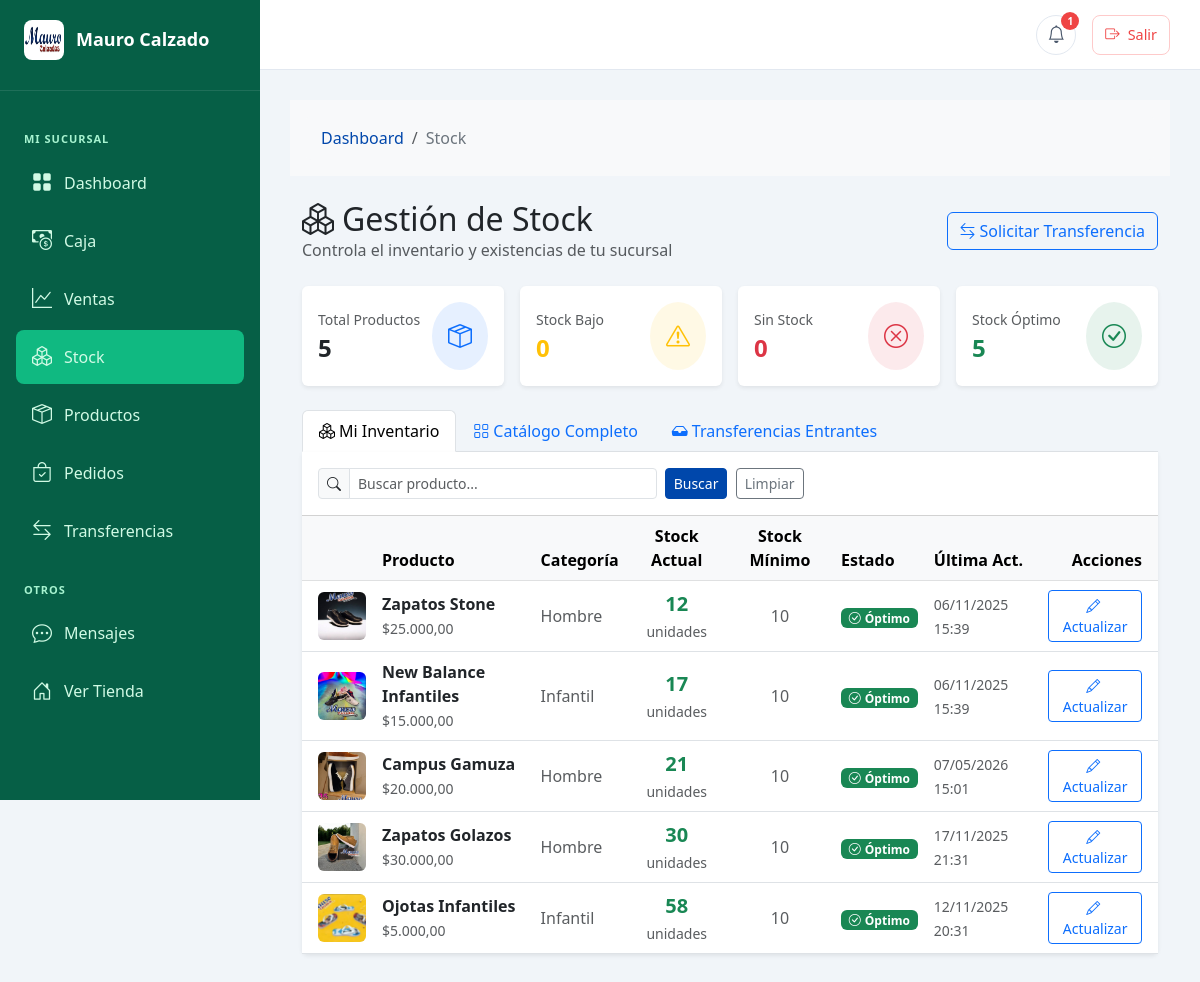
Page /gerente/stock.php?estado=optimo (signed in) on the committed database.
### tables this page shows
CREATE TABLE `stock_sucursal` (
  `id` int(11) NOT NULL,
  `producto_id` int(11) NOT NULL,
  `sucursal_id` int(11) NOT NULL,
  `cantidad` int(11) NOT NULL DEFAULT 0,
  `cantidad_minima` int(11) DEFAULT 10 COMMENT 'Alerta cuando stock < cantidad_minima',
  `ultima_actualizacion` timestamp NOT NULL DEFAULT current_timestamp() ON UPDATE current_timestamp()
);

CREATE TABLE `productos` (
  `id` int(11) NOT NULL,
  `categoria_id` int(11) NOT NULL,
  `nombre` varchar(200) NOT NULL,
  `descripcion` text DEFAULT NULL,
  `precio` decimal(10,2) NOT NULL,
  `en_promocion` tinyint(1) DEFAULT 0,
  `descuento_porcentaje` int(11) DEFAULT 0,
  `stock` int(11) DEFAULT 0,
  `colores` text DEFAULT NULL COMMENT 'Stock por color en formato JSON: {"color":cantidad}',
  `talles` varchar(255) DEFAULT NULL,
  `imagen` varchar(255) DEFAULT NULL,
  `imagenes_adicionales` text DEFAULT NULL,
  `marca` varchar(100) DEFAULT NULL,
  `material` varchar(100) DEFAULT NULL,
  `genero` enum('mujer','hombre','unisex','infantil') DEFAULT NULL,
  `destacado` tinyint(1) DEFAULT 0,
  `vistas` int(11) DEFAULT 0,
  `ventas` int(11) DEFAULT 0,
  `fecha_creacion` datetime DEFAULT current_timestamp(),
  `fecha_actualizacion` datetime DEFAULT current_timestamp() ON UPDATE current_timestamp(),
  `activo` tinyint(1) DEFAULT 1
);

CREATE TABLE `categorias` (
  `id` int(11) NOT NULL,
  `nombre` varchar(50) NOT NULL,
  `slug` varchar(50) NOT NULL,
  `descripcion` text DEFAULT NULL,
  `imagen` varchar(255) DEFAULT NULL,
  `activo` tinyint(1) DEFAULT 1,
  `orden` int(11) DEFAULT 0
);

### includes/config.php (called while the page is built, shortened)
<?php
function limpiarDato($data) {
    return trim($data);
}
function estaLogueado() {
    return isset($_SESSION['usuario_id']) && !empty($_SESSION['usuario_id']);
}
function obtenerRol() {
    if (estaLogueado() && isset($_SESSION['rol_id'])) {
        return (int)$_SESSION['rol_id'];
    }
    return null;
}
function esGerente() {
    return obtenerRol() === ROL_GERENTE;
}
function obtenerSucursalGerente() {
    if (esGerente() && isset($_SESSION['sucursal_id'])) {
        return (int)$_SESSION['sucursal_id'];
    }
    return null;
}
?>

### gerente/stock.php (the view, shortened to what this page needs)
<?php
require_once '../includes/config.php';
require_once '../includes/verificar-gerente.php';
$sucursal_id   = obtenerSucursalGerente();
$stmt = mysqli_prepare($conn,
    "SELECT
        COUNT(*)                                              AS total_productos,
        SUM(CASE WHEN ss.cantidad = 0 THEN 1 ELSE 0 END)    AS sin_stock,
        SUM(CASE WHEN ss.cantidad > 0 AND ss.cantidad <= ss.cantidad_minima THEN 1 ELSE 0 END) AS stock_bajo,
        SUM(CASE WHEN ss.cantidad > ss.cantidad_minima THEN 1 ELSE 0 END) AS stock_optimo
     FROM stock_sucursal ss
     INNER JOIN productos p ON ss.producto_id = p.id
     WHERE ss.sucursal_id = ? AND p.activo = 1");
mysqli_stmt_bind_param($stmt, "i", $sucursal_id);
mysqli_stmt_execute($stmt);
$res = mysqli_stmt_get_result($stmt);
$kpi = mysqli_fetch_assoc($res);
$total_productos = $kpi['total_productos'] ?? 0;
$sin_stock       = $kpi['sin_stock']       ?? 0;
$stock_bajo_qty  = $kpi['stock_bajo']      ?? 0;
$stock_optimo    = $kpi['stock_optimo']    ?? 0;
$busqueda   = isset($_GET['busqueda'])  ? limpiarDato($_GET['busqueda'])  : '';
$filtro_estado = isset($_GET['estado']) ? limpiarDato($_GET['estado'])    : '';
$where_extra  = '';
$params_types = "i";
$params       = [$sucursal_id];
if ($filtro_estado === 'sin_stock') {
    $where_extra .= " AND ss.cantidad = 0";
} elseif ($filtro_estado === 'stock_bajo') {
    $where_extra .= " AND ss.cantidad > 0 AND ss.cantidad <= ss.cantidad_minima";
} elseif ($filtro_estado === 'optimo') {
    $where_extra .= " AND ss.cantidad > ss.cantidad_minima";
}
$page  = max(1, (int)($_GET['page'] ?? 1));
$limit = 25;
$offset = ($page - 1) * $limit;
$sql_inv = "SELECT ss.id, ss.producto_id, ss.cantidad, ss.cantidad_minima, ss.ultima_actualizacion,
                   p.nombre, p.imagen, p.precio, p.categoria_id,
                   c.nombre AS categoria_nombre
            FROM stock_sucursal ss
            INNER JOIN productos p ON ss.producto_id = p.id
            LEFT JOIN categorias c ON p.categoria_id = c.id
            WHERE ss.sucursal_id = ? AND p.activo = 1" . $where_extra . "
            ORDER BY ss.cantidad ASC, p.nombre ASC
            LIMIT ? OFFSET ?";
$params_pag   = array_merge($params, [$limit, $offset]);
$params_types_pag = $params_types . "ii";
$stmt = mysqli_prepare($conn, $sql_inv);
mysqli_stmt_bind_param($stmt, $params_types_pag, ...$params_pag);
mysqli_stmt_execute($stmt);
$productos_stock = [];
$res = mysqli_stmt_get_result($stmt);
while ($row = mysqli_fetch_assoc($res)) {
    $productos_stock[] = $row;
}
$busqueda_cat = isset($_GET['busqueda_cat']) ? limpiarDato($_GET['busqueda_cat']) : '';
include('includes/header-gerente.php');
?>
<nav aria-label="breadcrumb" class="bg-light p-3 mb-4">
    <ol class="breadcrumb mb-0">
        <li class="breadcrumb-item"><a href="dashboard.php">Dashboard</a></li>
        <li class="breadcrumb-item active">Stock</li>
    </ol>
</nav>
<div class="container-fluid">
    <div class="row mb-4 align-items-center">
        <div class="col">
            <h2 class="mb-0"><i class="bi bi-boxes me-2"></i>Gestión de Stock</h2>
            <p class="text-muted mb-0">Controla el inventario y existencias de tu sucursal</p>
        </div>
        <div class="col-auto">
            <a href="transferencias.php" class="btn btn-outline-primary">
                <i class="bi bi-arrow-left-right me-1"></i>Solicitar Transferencia
            </a>
        </div>
    </div>
    <div class="row g-3 mb-4">
        <div class="col-md-3">
            <a href="stock.php" class="text-decoration-none">
                <div class="card border-0 shadow-sm <?php echo $filtro_estado === '' ? 'border-primary border-2' : ''; ?>">
                    <div class="card-body">
                        <div class="d-flex justify-content-between align-items-center">
                            <div>
                                <p class="text-muted mb-1 small">Total Productos</p>
                                <h4 class="mb-0 fw-bold"><?php echo $total_productos; ?></h4>
                            </div>
                            <div class="bg-primary bg-opacity-10 rounded-circle p-3">
                                <i class="bi bi-box-seam text-primary fs-4"></i>
                            </div>
                        </div>
                    </div>
                </div>
            </a>
        </div>
        <div class="col-md-3">
            <a href="stock.php?estado=stock_bajo<?php echo $busqueda ? '&busqueda=' . urlencode($busqueda) : ''; ?>" class="text-decoration-none">
                <div class="card border-0 shadow-sm <?php echo $filtro_estado === 'stock_bajo' ? 'border-warning border-2' : ''; ?>">
                    <div class="card-body">
                        <div class="d-flex justify-content-between align-items-center">
                            <div>
                                <p class="text-muted mb-1 small">Stock Bajo</p>
                                <h4 class="mb-0 fw-bold text-warning"><?php echo $stock_bajo_qty; ?></h4>
                            </div>
                            <div class="bg-warning bg-opacity-10 rounded-circle p-3">
                                <i class="bi bi-exclamation-triangle text-warning fs-4"></i>
                            </div>
                        </div>
                    </div>
                </div>
            </a>
        </div>
        <div class="col-md-3">
            <a href="stock.php?estado=sin_stock<?php echo $busqueda ? '&busqueda=' . urlencode($busqueda) : ''; ?>" class="text-decoration-none">
                <div class="card border-0 shadow-sm <?php echo $filtro_estado === 'sin_stock' ? 'border-danger border-2' : ''; ?>">
                    <div class="card-body">
                        <div class="d-flex justify-content-between align-items-center">
                            <div>
                                <p class="text-muted mb-1 small">Sin Stock</p>
                                <h4 class="mb-0 fw-bold text-danger"><?php echo $sin_stock; ?></h4>
                            </div>
                            <div class="bg-danger bg-opacity-10 rounded-circle p-3">
                                <i class="bi bi-x-circle text-danger fs-4"></i>
                            </div>
                        </div>
                    </div>
                </div>
            </a>
        </div>
        <div class="col-md-3">
            <a href="stock.php?estado=optimo<?php echo $busqueda ? '&busqueda=' . urlencode($busqueda) : ''; ?>" class="text-decoration-none">
                <div class="card border-0 shadow-sm <?php echo $filtro_estado === 'optimo' ? 'border-success border-2' : ''; ?>">
                    <div class="card-body">
                        <div class="d-flex justify-content-between align-items-center">
                            <div>
                                <p class="text-muted mb-1 small">Stock Óptimo</p>
                                <h4 class="mb-0 fw-bold text-success"><?php echo $stock_optimo; ?></h4>
                            </div>
                            <div class="bg-success bg-opacity-10 rounded-circle p-3">
                                <i class="bi bi-check-circle text-success fs-4"></i>
                            </div>
                        </div>
                    </div>
                </div>
            </a>
        </div>
    </div>
    <?php $tab_activa = isset($_GET['tab']) ? limpiarDato($_GET['tab']) : 'inventario'; ?>
    <ul class="nav nav-tabs mb-0" id="tabsStock">
        <li class="nav-item">
            <a class="nav-link <?php echo $tab_activa === 'inventario' ? 'active' : ''; ?>"
               href="?tab=inventario<?php echo $busqueda ? '&busqueda=' . urlencode($busqueda) : ''; ?><?php echo $filtro_estado ? '&estado=' . urlencode($filtro_estado) : ''; ?>">
                <i class="bi bi-boxes me-1"></i>Mi Inventario
            </a>
        </li>
        <li class="nav-item">
            <a class="nav-link <?php echo $tab_activa === 'catalogo' ? 'active' : ''; ?>"
               href="?tab=catalogo<?php echo $busqueda_cat ? '&busqueda_cat=' . urlencode($busqueda_cat) : ''; ?>">
                <i class="bi bi-grid me-1"></i>Catálogo Completo
            </a>
        </li>
        <li class="nav-item">
            <a class="nav-link <?php echo $tab_activa === 'entrantes' ? 'active' : ''; ?>"
               href="?tab=entrantes">
                <i class="bi bi-inbox-fill me-1"></i>Transferencias Entrantes
            </a>
        </li>
    </ul>
    <?php if ($tab_activa === 'inventario'): ?>
    <div class="card border-0 shadow-sm border-top-0 rounded-top-0">
        <div class="card-header bg-white py-3">
            <form method="GET" class="row g-2 align-items-end">
                <div class="col-md-5">
                    <div class="input-group input-group-sm">
                        <span class="input-group-text"><i class="bi bi-search"></i></span>
                        <input type="text" class="form-control" name="busqueda"
                               value="<?php echo htmlspecialchars($busqueda); ?>"
                               placeholder="Buscar producto...">
                    </div>
                </div>
                <div class="col-auto">
                    <button type="submit" class="btn btn-primary btn-sm">Buscar</button>
                    <a href="stock.php?tab=inventario" class="btn btn-outline-secondary btn-sm ms-1">Limpiar</a>
                </div>
            </form>
        </div>
        <div class="card-body p-0">
            <div class="table-responsive">
                <table class="table table-hover mb-0 align-middle">
                    <thead class="table-light">
                        <tr>
                            <th class="ps-3" style="width:60px;"></th>
                            <th>Producto</th>
                            <th>Categoría</th>
                            <th class="text-center">Stock Actual</th>
                            <th class="text-center">Stock Mínimo</th>
                            <th>Estado</th>
                            <th>Última Act.</th>
                            <th class="text-end pe-3">Acciones</th>
                        </tr>
                    </thead>
                    <tbody>
                        <?php if (empty($productos_stock)): ?>
                        <tr>
                            <td colspan="8" class="text-center text-muted py-5">
                                <i class="bi bi-inbox fs-2 d-block mb-2"></i>
                                No se encontraron productos<?php echo $busqueda !== '' ? ' para "' . htmlspecialchars($busqueda) . '"' : ''; ?>
                            </td>
                        </tr>
                        <?php else: ?>
                        <?php foreach ($productos_stock as $prod): ?>
                        <?php
                            if ($prod['cantidad'] == 0) {
                                $estado_badge  = '<span class="badge bg-danger"><i class="bi bi-x-circle me-1"></i>Sin Stock</span>';
                            } elseif ($prod['cantidad'] <= $prod['cantidad_minima']) {
                                $estado_badge  = '<span class="badge bg-warning text-dark"><i class="bi bi-exclamation-triangle me-1"></i>Stock Bajo</span>';
                            } else {
                                $estado_badge  = '<span class="badge bg-success"><i class="bi bi-check-circle me-1"></i>Óptimo</span>';
                            }
                        ?>
                        <tr>
                            <td class="ps-3">
                                <?php if ($prod['imagen']): ?>
                                <img src="../img/productos/<?php echo htmlspecialchars($prod['imagen']); ?>"
                                     alt="" class="rounded"
                                     style="width:48px;height:48px;object-fit:cover;"
                                     onerror="this.src='../img/default-product.jpg'">
                                <?php endif; ?>
                            </td>
                            <td>
                                <strong><?php echo htmlspecialchars($prod['nombre']); ?></strong>
                                <br><small class="text-muted">$<?php echo number_format($prod['precio'], 2, ',', '.'); ?></small>
                            </td>
                            <td>
                                <span class="text-muted"><?php echo htmlspecialchars($prod['categoria_nombre'] ?? '-'); ?></span>
                            </td>
                            <td class="text-center">
                                <span class="fw-bold fs-5 <?php echo $prod['cantidad'] == 0 ? 'text-danger' : ($prod['cantidad'] <= $prod['cantidad_minima'] ? 'text-warning' : 'text-success'); ?>">
                                    <?php echo $prod['cantidad']; ?>
                                </span>
                                <br><small class="text-muted">unidades</small>
                            </td>
                            <td class="text-center text-muted"><?php echo $prod['cantidad_minima']; ?></td>
                            <td><?php echo $estado_badge; ?></td>
                            <td>
                                <small class="text-muted">
                                    <?php echo date('d/m/Y H:i', strtotime($prod['ultima_actualizacion'])); ?>
                                </small>
                            </td>
                            <td class="text-end pe-3">
                                <button class="btn btn-sm btn-outline-primary"
                                        onclick="abrirModalStock(<?php echo $prod['producto_id']; ?>, '<?php echo addslashes(htmlspecialchars($prod['nombre'])); ?>', <?php echo $prod['cantidad']; ?>, <?php echo $sucursal_id; ?>)">
                                    <i class="bi bi-pencil me-1"></i>Actualizar
                                </button>
                            </td>
                        </tr>
                        <?php endforeach; ?>
                        <?php endif; ?>
                    </tbody>
                </table>
            </div>
        </div>
    </div>
    <?php endif;  ?>
</div>
<?php include('includes/footer-gerente.php'); ?>

### rows in the picture
stock_sucursal: producto.imagen (picture), producto.nombre "Zapatos Stone", producto.precio "25.000,00", categorias.nombre "Hombre", cantidad "12", cantidad_minima "10", shows "Óptimo", ultima_actualizacion "06/11/2025 15:39"
stock_sucursal: producto.imagen (picture), producto.nombre "New Balance Infantiles", producto.precio "15.000,00", categorias.nombre "Infantil", cantidad "17", cantidad_minima "10", shows "Óptimo", ultima_actualizacion "06/11/2025 15:39"
stock_sucursal: producto.imagen (picture), producto.nombre "Campus Gamuza", producto.precio "20.000,00", categorias.nombre "Hombre", cantidad "21", cantidad_minima "10", shows "Óptimo", ultima_actualizacion "07/05/2026 15:01"
stock_sucursal: producto.imagen (picture), producto.nombre "Zapatos Golazos", producto.precio "30.000,00", categorias.nombre "Hombre", cantidad "30", cantidad_minima "10", shows "Óptimo", ultima_actualizacion "17/11/2025 21:31"
stock_sucursal: producto.imagen (picture), producto.nombre "Ojotas Infantiles", producto.precio "5.000,00", categorias.nombre "Infantil", cantidad "58", cantidad_minima "10", shows "Óptimo", ultima_actualizacion "12/11/2025 20:31"

### other values in the picture
$notif_count "1"
$total_productos "5"
$stock_bajo_qty "0"
$sin_stock "0"
$stock_optimo "5"
